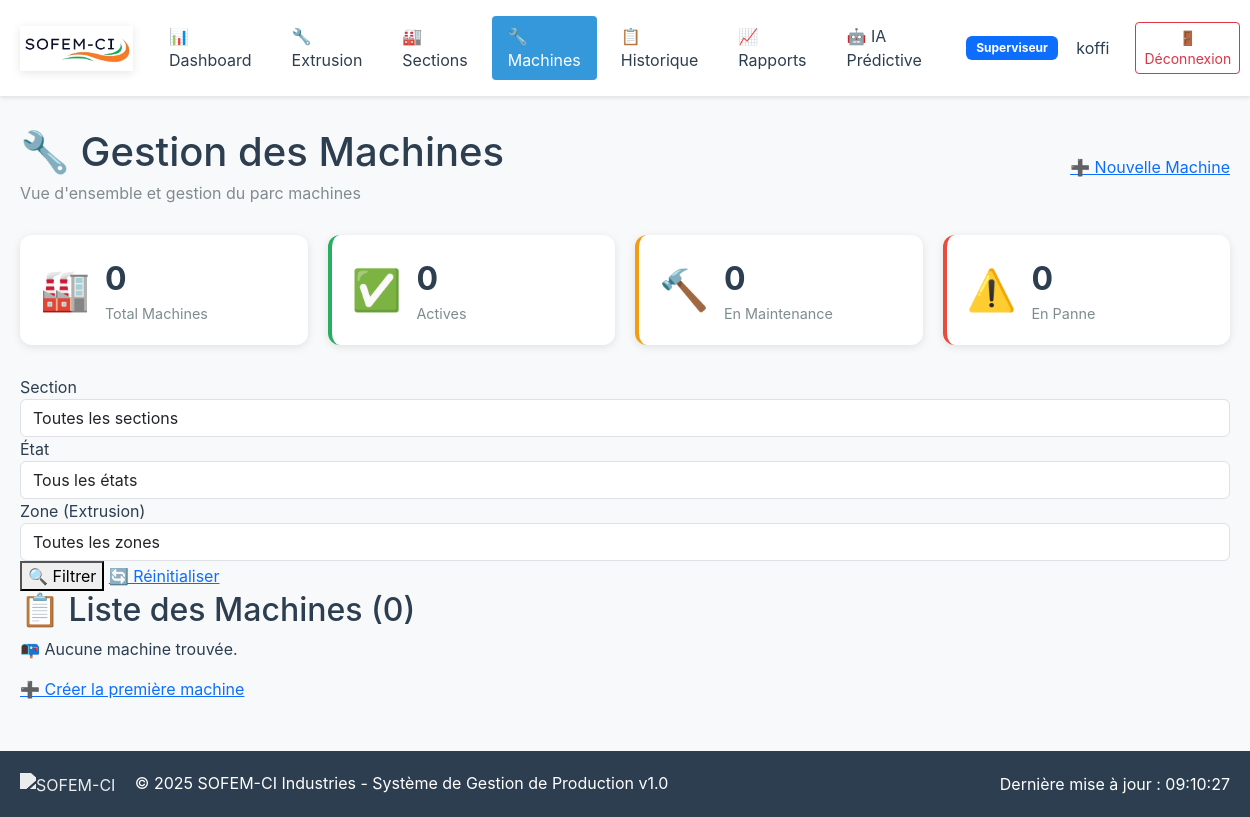
Page /machines/ (signed in) on the earlier database version.
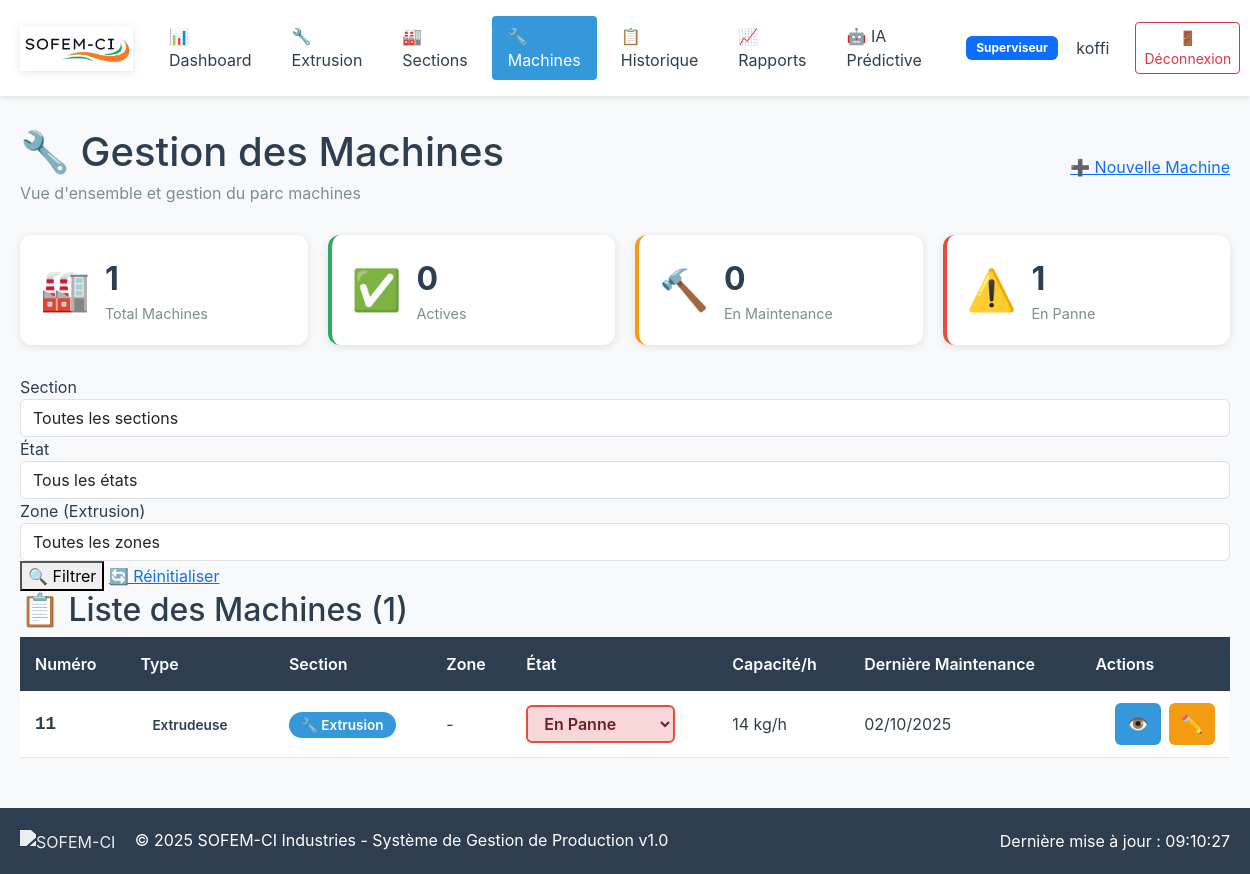
Same page on the later database version.
### sofemci/models.py (models this page shows, shortened)
class Machine(models.Model):
    TYPES_MACHINE = [
        ('extrudeuse', 'Extrudeuse'),
        ('refroidisseur', 'Refroidisseur'),
        ('enrouleur', 'Enrouleur'),
        ('imprimante', 'Imprimante'),
        ('soudeuse', 'Soudeuse'),
        ('moulinex', 'Moulinex'),
    ]
    ETATS = [
        ('actif', 'Active'),
        ('maintenance', 'Maintenance'),
        ('arret', 'Arrêtée'),
        ('panne', 'En Panne'),
    ]
    SECTIONS = [
        ('extrusion', 'Extrusion'),
        ('imprimerie', 'Imprimerie'),
        ('soudure', 'Soudure'),
        ('recyclage', 'Recyclage'),
    ]
    numero = models.CharField(max_length=10)
    type_machine = models.CharField(max_length=20, choices=TYPES_MACHINE)
    section = models.CharField(max_length=20, choices=SECTIONS)
    zone_extrusion = models.ForeignKey(ZoneExtrusion, on_delete=models.CASCADE, null=True, blank=True)
    etat = models.CharField(max_length=15, choices=ETATS, default='actif')
    date_installation = models.DateField(null=True, blank=True)
    derniere_maintenance = models.DateField(null=True, blank=True)
    capacite_horaire = models.DecimalField(max_digits=10, decimal_places=2, null=True, blank=True)
    observations = models.TextField(blank=True)
    heures_fonctionnement_totales = models.DecimalField(
        max_digits=10,
        decimal_places=2,
        default=0,
        verbose_name="Heures de fonctionnement totales",
        help_text="Nombre total d'heures depuis installation"
    )
    heures_depuis_derniere_maintenance = models.DecimalField(
        max_digits=10,
        decimal_places=2,
        default=0,
        verbose_name="Heures depuis dernière maintenance"
    )
    prochaine_maintenance_prevue = models.DateField(
        null=True,
        blank=True,
        verbose_name="Prochaine maintenance prévue"
    )
    frequence_maintenance_jours = models.IntegerField(
        default=90,
        verbose_name="Fréquence maintenance (jours)",
        help_text="Intervalle recommandé entre maintenances"
    )
    nombre_pannes_totales = models.IntegerField(
        default=0,
        verbose_name="Nombre de pannes totales"
    )
    nombre_pannes_6_derniers_mois = models.IntegerField(
        default=0,
        verbose_name="Pannes - 6 derniers mois"
    )
    nombre_pannes_1_dernier_mois = models.IntegerField(
        default=0,
        verbose_name="Pannes - dernier mois"
    )
    date_derniere_panne = models.DateTimeField(
        null=True,
        blank=True,
        verbose_name="Date dernière panne"
    )
    duree_moyenne_reparation = models.DecimalField(
        max_digits=6,
        decimal_places=2,
        default=0,
        verbose_name="Durée moyenne réparation (heures)"
    )
    consommation_electrique_kwh = models.DecimalField(
        max_digits=10,
        decimal_places=2,
        default=0,
        verbose_name="Consommation électrique actuelle (kWh)",
        help_text="Consommation moyenne par heure"
    )
    consommation_electrique_nominale = models.DecimalField(
        max_digits=10,
        decimal_places=2,
        default=0,
        verbose_name="Consommation nominale (kWh)",
        help_text="Consommation normale à pleine charge"
    )
    temperature_actuelle = models.DecimalField(
        max_digits=5,
        decimal_places=2,
        null=True,
        blank=True,
        verbose_name="Température actuelle (°C)"
    )
    temperature_nominale = models.DecimalField(
        max_digits=5,
        decimal_places=2,
        default=0,
        verbose_name="Température nominale (°C)",
        help_text="Température normale de fonctionnement"
    )
    temperature_max_autorisee = models.DecimalField(
        max_digits=5,
        decimal_places=2,
        default=0,
        verbose_name="Température max autorisée (°C)"
    )
    score_sante_global = models.DecimalField(
        max_digits=5,
        decimal_places=2,
        default=100,
        verbose_name="Score santé global (%)",
        help_text="Score calculé par l'IA (0-100)"
    )
    probabilite_panne_7_jours = models.DecimalField(
        max_digits=5,
        decimal_places=2,
        default=0,
        verbose_name="Probabilité panne 7 jours (%)",
        help_text="Risque de panne dans les 7 prochains jours"
    )
    probabilite_panne_30_jours = models.DecimalField(
        max_digits=5,
        decimal_places=2,
        default=0,
        verbose_name="Probabilité panne 30 jours (%)"
    )
    anomalie_detectee = models.BooleanField(
        default=False,
        verbose_name="Anomalie détectée"
    )
    type_anomalie = models.CharField(
        max_length=100,
        blank=True,
        verbose_name="Type d'anomalie",
        help_text="Ex: Surchauffe, Surconsommation, Vibrations"
    )
    date_derniere_analyse_ia = models.DateTimeField(
        null=True,
        blank=True,
        verbose_name="Dernière analyse IA"
    )
    derniere_mise_a_jour_donnees = models.DateTimeField(
        auto_now=True,
        verbose_name="Dernière mise à jour données"
    )
    class Meta:
        unique_together = ['numero', 'section']
        ordering = ['section', 'numero']
        verbose_name = "Machine"
        verbose_name_plural = "Machines"

### sofemci/views.py (the view)
# urls.py: path('machines/', views.machines_list_view, name='machines_list'),
@login_required
def machines_list_view(request):
    if request.user.role not in ['admin', 'superviseur']:
        messages.error(request, 'Accès refusé. Réservé aux administrateurs.')
        return redirect('dashboard')
    section_filter = request.GET.get('section', '')
    etat_filter = request.GET.get('etat', '')
    zone_filter = request.GET.get('zone', '')
    machines = Machine.objects.all().select_related('zone_extrusion')
    if section_filter:
        machines = machines.filter(section=section_filter)
    if etat_filter:
        machines = machines.filter(etat=etat_filter)
    if zone_filter:
        machines = machines.filter(zone_extrusion__numero=zone_filter)
    paginator = Paginator(machines.order_by('section', 'numero'), 20)
    page_number = request.GET.get('page')
    machines_page = paginator.get_page(page_number)
    stats = {
        'total': Machine.objects.count(),
        'actives': Machine.objects.filter(etat='actif').count(),
        'maintenance': Machine.objects.filter(etat='maintenance').count(),
        'pannes': Machine.objects.filter(etat='panne').count(),
        'par_section': Machine.objects.values('section').annotate(count=Count('id')),
    }
    context = {
        'machines': machines_page,
        'stats': stats,
        'sections': Machine.SECTIONS,
        'etats': Machine.ETATS,
        'zones': ZoneExtrusion.objects.filter(active=True),
        'section_filter': section_filter,
        'etat_filter': etat_filter,
        'zone_filter': zone_filter,
    }
    return render(request, 'machines_list.html', context)

### templates/machines_list.html (shortened to what the changed rows need)
{% extends 'base.html' %}
{% load static %}
{% load humanize %}
{% block content %}
<div class="container">
    <div class="page-header">
        <div class="header-left">
            <h1>🔧 Gestion des Machines</h1>
        </div>
    </div>
    <div class="stats-grid">
        <div class="stat-card total">
            <div class="stat-content">
                <div class="stat-value">{{ stats.total }}</div>
                <div class="stat-label">Total Machines</div>
            </div>
        </div>
        <div class="stat-card panne">
            <div class="stat-content">
                <div class="stat-value">{{ stats.pannes }}</div>
                <div class="stat-label">En Panne</div>
            </div>
        </div>
    </div>
    <div class="machines-section">
        <div class="section-header">
            <h2>📋 Liste des Machines ({{ machines.paginator.count }})</h2>
        </div>
        {% if machines %}
        <div class="table-responsive">
            <table class="machines-table">
                <thead>
                    <tr>
                        <th>Numéro</th>
                        <th>Type</th>
                        <th>Section</th>
                        <th>Zone</th>
                        <th>État</th>
                        <th>Capacité/h</th>
                        <th>Dernière Maintenance</th>
                        <th>Actions</th>
                    </tr>
                </thead>
                <tbody>
                    {% for machine in machines %}
                    <tr class="machine-row machine-{{ machine.etat }}">
                        <td class="machine-numero">
                            <strong>{{ machine.numero }}</strong>
                        </td>
                        <td>
                            <span class="type-badge type-{{ machine.type_machine }}">
                                {{ machine.get_type_machine_display }}
                            </span>
                        </td>
                        <td>
                            <span class="section-badge section-{{ machine.section }}">
                                {% if machine.section == 'extrusion' %}🔧
                                {% elif machine.section == 'imprimerie' %}🖨️
                                {% elif machine.section == 'soudure' %}🔌
                                {% elif machine.section == 'recyclage' %}♻️
                                {% endif %}
                                {{ machine.get_section_display }}
                            </span>
                        </td>
                        <td>
                            {% if machine.zone_extrusion %}
                                Zone {{ machine.zone_extrusion.numero }}
                            {% else %}
                                -
                            {% endif %}
                        </td>
                        <td>
                            <select class="status-select status-{{ machine.etat }}"
                                    data-machine-id="{{ machine.id }}"
                                    onchange="changeStatus(this)">
                                {% for value, label in etats %}
                                <option value="{{ value }}" {% if machine.etat == value %}selected{% endif %}>
                                    {{ label }}
                                </option>
                                {% endfor %}
                            </select>
                        </td>
                        <td>
                            {% if machine.capacite_horaire %}
                                {{ machine.capacite_horaire|floatformat:0 }} kg/h
                            {% else %}
                                -
                            {% endif %}
                        </td>
                        <td>
                            {% if machine.derniere_maintenance %}
                                {{ machine.derniere_maintenance|date:"d/m/Y" }}
                            {% else %}
                                <span class="text-muted">Non définie</span>
                            {% endif %}
                        </td>
                        <td class="actions-cell">
                            <div class="action-buttons">
                                <a href="{% url 'machine_detail' machine.id %}"
                                   class="btn-action btn-view" title="Voir détails">
                                    👁️
                                </a>
                                <a href="{% url 'machine_edit' machine.id %}"
                                   class="btn-action btn-edit" title="Modifier">
                                    ✏️
                                </a>
                            </div>
                        </td>
                    </tr>
                    {% endfor %}
                </tbody>
            </table>
        </div>
        {% else %}
        <div class="no-data">
            <p>📭 Aucune machine trouvée.</p>
            <a href="{% url 'machine_create' %}" class="btn-primary">
                ➕ Créer la première machine
            </a>
        </div>
        {% endif %}
    </div>
</div>
{% endblock %}

Differences in the rows shown:
added Machine: numero "11", type_machine "Extrudeuse", section "Extrusion", etat+id "En Panne", capacite_horaire "14", derniere_maintenance "02/10/2025"
Other differences:
{{ stats.total }}: "0" → "1"
{{ stats.pannes }}: "0" → "1"
{{ machines.paginator.count }}: "0" → "1"
text no longer shown: "📭 Aucune machine trouvée. ➕ Créer la première machine"
text now shown: "Numéro Type Section Zone État Capacité/h Dernière Maintenance Actions"
